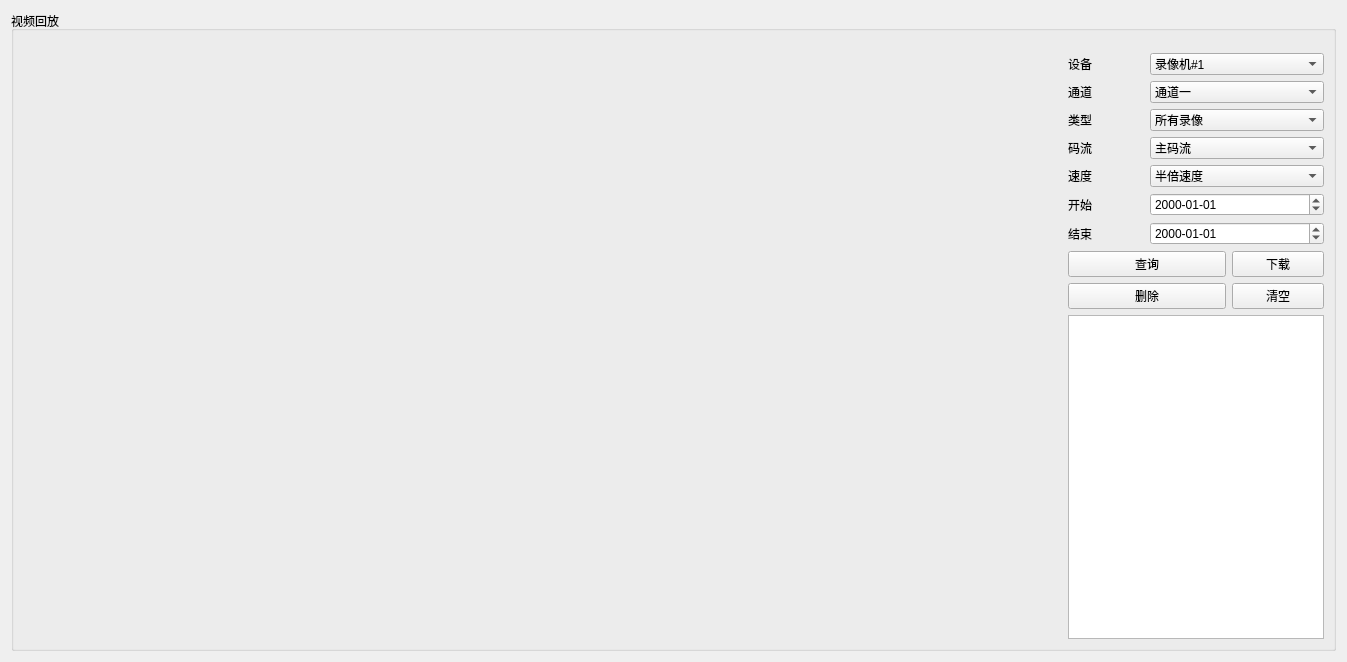
        <widget class="QWidget" name="page_11">
         <layout class="QGridLayout" name="gridLayout_12">
          <item row="0" column="0">
           <widget class="QGroupBox" name="groupBox">
            <property name="title">
             <string>视频回放</string>
            </property>
            <layout class="QGridLayout" name="gridLayout_14">
             <property name="topMargin">
              <number>22</number>
             </property>
             <item row="10" column="0">
              <widget class="VideoPlayback" name="videoPlayback" native="true">
               <property name="minimumSize">
                <size>
                 <width>1039</width>
                 <height>141</height>
                </size>
               </property>
               <property name="font">
                <font>
                 <family>微软雅黑</family>
                 <pointsize>9</pointsize>
                 <weight>50</weight>
                 <italic>false</italic>
                 <bold>false</bold>
                </font>
               </property>
               <property name="styleSheet">
                <string notr="true">font: 9pt &quot;微软雅黑&quot;;</string>
               </property>
               <property name="margin" stdset="0">
                <number>2</number>
               </property>
               <property name="spacing" stdset="0">
                <number>2</number>
               </property>
               <property name="labWidth" stdset="0">
                <number>50</number>
               </property>
               <property name="lineWidth" stdset="0">
                <number>2</number>
               </property>
               <property name="bgColor" stdset="0">
                <color>
                 <red>5</red>
                 <green>13</green>
                 <blue>56</blue>
                </color>
               </property>
               <property name="videoBgColor" stdset="0">
                <color>
                 <red>5</red>
                 <green>13</green>
                 <blue>56</blue>
                </color>
               </property>
              </widget>
             </item>
             <item row="0" column="1">
              <widget class="QLabel" name="label_5">
               <property name="text">
                <string>设备</string>
               </property>
              </widget>
             </item>
             <item row="5" column="1">
              <widget class="QLabel" name="label_10">
               <property name="text">
                <string>开始</string>
               </property>
              </widget>
             </item>
             <item row="0" column="0" rowspan="10">
              <widget class="VideoPanel" name="widget_5" native="true">
               <property name="minimumSize">
                <size>
                 <width>1039</width>
                 <height>439</height>
                </size>
               </property>
              </widget>
             </item>
             <item row="0" column="2" colspan="2">
              <widget class="QComboBox" name="comboBox">
               <item>
                <property name="text">
                 <string>录像机#1</string>
                </property>
               </item>
               <item>
                <property name="text">
                 <string>录像机#2</string>
                </property>
               </item>
              </widget>
             </item>
             <item row="6" column="2" colspan="2">
              <widget class="QDateTimeEdit" name="dateTimeEdit_2">
               <property name="displayFormat">
                <string>yyyy-MM-dd</string>
               </property>
              </widget>
             </item>
             <item row="1" column="1">
              <widget class="QLabel" name="label_6">
               <property name="text">
                <string>通道</string>
               </property>
              </widget>
             </item>
             <item row="2" column="2" colspan="2">
              <widget class="QComboBox" name="comboBox_3">
               <item>
                <property name="text">
                 <string>所有录像</string>
                </property>
               </item>
               <item>
                <property name="text">
                 <string>普通录像</string>
                </property>
               </item>
               <item>
                <property name="text">
                 <string>报警录像</string>
                </property>
               </item>
               <item>
                <property name="text">
                 <string>动检录像</string>
                </property>
               </item>
               <item>
                <property name="text">
                 <string>智能录像</string>
                </property>
               </item>
              </widget>
             </item>
             <item row="4" column="1">
              <widget class="QLabel" name="label_9">
               <property name="text">
                <string>速度</string>
               </property>
              </widget>
             </item>
             <item row="2" column="1">
              <widget class="QLabel" name="label_7">
               <property name="text">
                <string>类型</string>
               </property>
              </widget>
             </item>
             <item row="3" column="2" colspan="2">
              <widget class="QComboBox" name="comboBox_4">
               <item>
                <property name="text">
                 <string>主码流</string>
                </property>
               </item>
               <item>
                <property name="text">
                 <string>子码流</string>
                </property>
               </item>
              </widget>
             </item>
             <item row="1" column="2" colspan="2">
              <widget class="QComboBox" name="comboBox_2">
               <item>
                <property name="text">
                 <string>通道一</string>
                </property>
               </item>
               <item>
                <property name="text">
                 <string>通道二</string>
                </property>
               </item>
               <item>
                <property name="text">
                 <string>通道三</string>
                </property>
               </item>
               <item>
                <property name="text">
                 <string>通道四</string>
                </property>
               </item>
              </widget>
             </item>
             <item row="8" column="1" colspan="2">
              <widget class="QPushButton" name="pushButton_18">
               <property name="text">
                <string>删除</string>
               </property>
              </widget>
             </item>
             <item row="7" column="3">
              <widget class="QPushButton" name="pushButton_17">
               <property name="minimumSize">
                <size>
                 <width>92</width>
                 <height>0</height>
                </size>
               </property>
               <property name="text">
                <string>下载</string>
               </property>
              </widget>
             </item>
             <item row="4" column="2" colspan="2">
              <widget class="QComboBox" name="comboBox_5">
               <item>
                <property name="text">
                 <string>半倍速度</string>
                </property>
               </item>
               <item>
                <property name="text">
                 <string>正常速度</string>
                </property>
               </item>
               <item>
                <property name="text">
                 <string>二班速度</string>
                </property>
               </item>
               <item>
                <property name="text">
                 <string>四倍速度</string>
                </property>
               </item>
               <item>
                <property name="text">
                 <string>八倍速度</string>
                </property>
               </item>
               <item>
                <property name="text">
                 <string>十六倍速度</string>
                </property>
               </item>
              </widget>
             </item>
             <item row="6" column="1">
              <widget class="QLabel" name="label_11">
               <property name="text">
                <string>结束</string>
               </property>
              </widget>
             </item>
             <item row="5" column="2" colspan="2">
              <widget class="QDateTimeEdit" name="dateTimeEdit">
               <property name="displayFormat">
                <string>yyyy-MM-dd</string>
               </property>
              </widget>
             </item>
             <item row="3" column="1">
              <widget class="QLabel" name="label_8">
               <property name="text">
                <string>码流</string>
               </property>
              </widget>
             </item>
             <item row="8" column="3">
              <widget class="QPushButton" name="pushButton_19">
               <property name="minimumSize">
                <size>
                 <width>92</width>
                 <height>0</height>
                </size>
               </property>
               <property name="text">
                <string>清空</string>
               </property>
              </widget>
             </item>
             <item row="7" column="1" colspan="2">
              <widget class="QPushButton" name="pushButton_16">
               <property name="text">
                <string>查询</string>
               </property>
              </widget>
             </item>
             <item row="9" column="1" rowspan="2" colspan="3">
              <widget class="QListWidget" name="listWidget"/>
             </item>
            </layout>
           </widget>
          </item>
         </layout>
        </widget>
